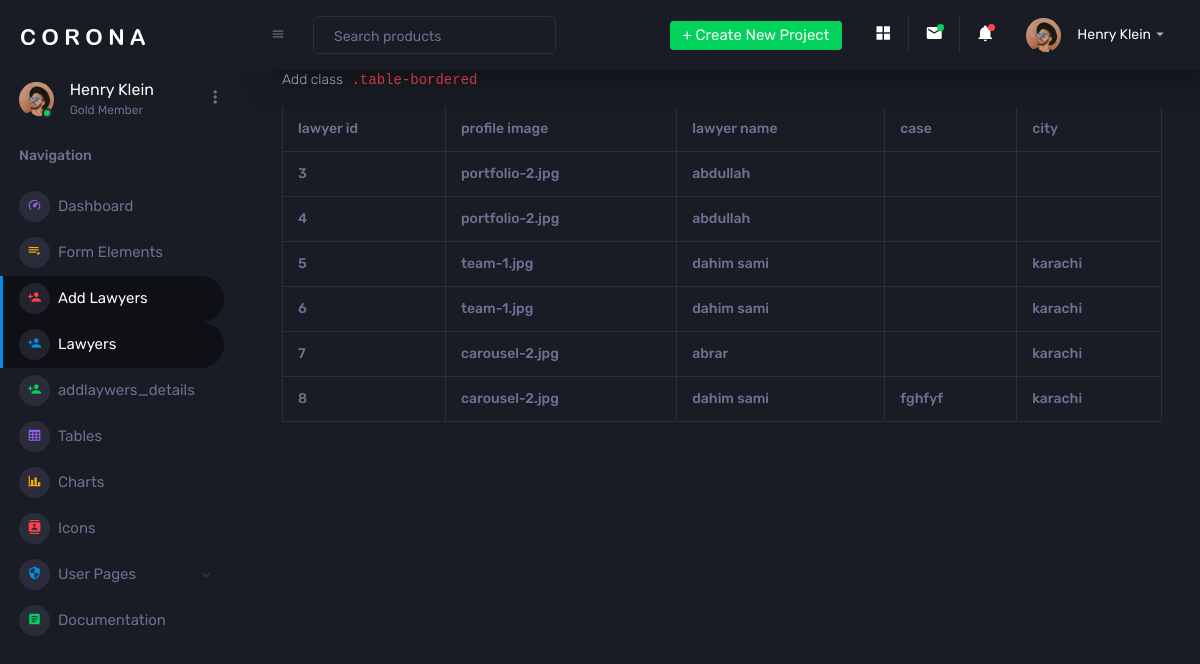
Page /dashboard/template/pages/add/lawyer.php on the committed database.
### tables this page shows
CREATE TABLE `addlaywer` (
  `lawyer_id` int(11) NOT NULL,
  `laywer_name` varchar(100) NOT NULL,
  `l_image` varchar(100) NOT NULL,
  `cases` varchar(100) NOT NULL,
  `city` varchar(100) NOT NULL
);

### dashboard/template/pages/add/lawyer.php (the view, shortened to what this page needs)
<?php
include "../header1.php";
$fetch = "SELECT * FROM `addlaywer`";
$res = mysqli_query($conn , $fetch);
?>
        <div class="col-lg-12 grid-margin stretch-card">
                <div class="card">
                  <div class="card-body">
                    <h4 class="card-title">Bordered table</h4>
                    <p class="card-description"> Add class <code>.table-bordered</code>
                    </p>
                    <div class="table-responsive">
                      <table class="table table-bordered">
                        <thead>
                            <tr>
                                <th>lawyer id</th>
                                <th>profile image</th>
                                <th>lawyer name</th>
                                <th>case</th>
                                <th>city</th>
                            </tr>
                            <?php
                            while ($f = mysqli_fetch_assoc($res)){
                            ?>
                          <tr>
                            <th><?php echo $f['lawyer_id'] ?> </th>
                            <th><?php echo $f['l_image'] ?></th>
                            <th><?php echo $f['laywer_name'] ?></th>
                            <th><?php echo $f['cases'] ?></th>
                            <th><?php echo $f['city'] ?></th>
                          </tr>
                          <?php
                            }
                          ?>
                        </thead>
                      </table>
                    </div>
                  </div>
                </div>
              </div>

### dashboard/template/pages/header1.php (shortened to what this page needs)
<!DOCTYPE html>
<html lang="en">
  <head>
    <link rel="stylesheet" href="../../assets/vendors/mdi/css/materialdesignicons.min.css">
    <link rel="stylesheet" href="../../assets/vendors/css/vendor.bundle.base.css">
    <link rel="stylesheet" href="../../assets/css/style.css">
  </head>
  <body>
    <div class="container-scroller">
      <nav class="sidebar sidebar-offcanvas" id="sidebar">
        <div class="sidebar-brand-wrapper d-none d-lg-flex align-items-center justify-content-center fixed-top">
          <a class="sidebar-brand brand-logo" href="../../index.html"><img src="../../assets/images/logo.svg" alt="logo" /></a>
        </div>
        <ul class="nav">
          <li class="nav-item profile">
            <div class="profile-desc">
              <div class="profile-pic">
                <div class="count-indicator">
                  <img class="img-xs rounded-circle " src="../../assets/images/faces/face15.jpg" alt="">
                  <span class="count bg-success"></span>
                </div>
                <div class="profile-name">
                  <h5 class="mb-0 font-weight-normal">Henry Klein</h5>
                  <span>Gold Member</span>
                </div>
              </div>
              <a href="#" id="profile-dropdown" data-toggle="dropdown"><i class="mdi mdi-dots-vertical"></i></a>
            </div>
          </li>
          <li class="nav-item nav-category">
            <span class="nav-link">Navigation</span>
          </li>
          <li class="nav-item menu-items">
            <a class="nav-link" href="../../index.php">
              <span class="menu-icon">
                <i class="mdi mdi-speedometer"></i>
              </span>
              <span class="menu-title">Dashboard</span>
            </a>
          </li>
          <li class="nav-item menu-items">
            <a class="nav-link" href="../../pages/forms/basic_elements.php">
              <span class="menu-icon">
                <i class="mdi mdi-playlist-play"></i>
              </span>
              <span class="menu-title">Form Elements</span>
            </a>
          </li>
          <li class="nav-item menu-items">
            <a class="nav-link" href="../../pages/add/addlawyer.php">
              <span class="menu-icon">
                <i class="mdi mdi-account-plus"></i>
              </span>
              <span class="menu-title">Add Lawyers</span>
            </a>
          </li>
          <li class="nav-item menu-items">
            <a class="nav-link" href="../../pages/add/lawyer.php">
              <span class="menu-icon">
                <i class="mdi mdi-account-plus"></i>
              </span>
              <span class="menu-title">Lawyers</span>
            </a>
          </li>
          <li class="nav-item menu-items">
            <a class="nav-link" href="../../pages/add/addlaywers_details.php">
              <span class="menu-icon">
                <i class="mdi mdi-account-plus"></i>
              </span>
              <span class="menu-title">addlaywers_details</span>
            </a>
          </li>
          <li class="nav-item menu-items">
            <a class="nav-link" href="../../pages/tables/basic-table.php">
              <span class="menu-icon">
                <i class="mdi mdi-table-large"></i>
              </span>
              <span class="menu-title">Tables</span>
            </a>
          </li>
          <li class="nav-item menu-items">
            <a class="nav-link" href="../../pages/charts/chartjs.php">
              <span class="menu-icon">
                <i class="mdi mdi-chart-bar"></i>
              </span>
              <span class="menu-title">Charts</span>
            </a>
          </li>
          <li class="nav-item menu-items">
            <a class="nav-link" href="../../pages/icons/mdi.php">
              <span class="menu-icon">
                <i class="mdi mdi-contacts"></i>
              </span>
              <span class="menu-title">Icons</span>
            </a>
          </li>
          <li class="nav-item menu-items">
            <a class="nav-link" data-toggle="collapse" href="#auth" aria-expanded="false" aria-controls="auth">
              <span class="menu-icon">
                <i class="mdi mdi-security"></i>
              </span>
              <span class="menu-title">User Pages</span>
              <i class="menu-arrow"></i>
            </a>
          </li>
          <li class="nav-item menu-items">
            <a class="nav-link" href="http://www.bootstrapdash.com/demo/corona-free/jquery/documentation/documentation.html">
              <span class="menu-icon">
                <i class="mdi mdi-file-document-box"></i>
              </span>
              <span class="menu-title">Documentation</span>
            </a>
          </li>
        </ul>
      </nav>
      <div class="container-fluid page-body-wrapper">
        <nav class="navbar p-0 fixed-top d-flex flex-row">
          <div class="navbar-menu-wrapper flex-grow d-flex align-items-stretch">
            <button class="navbar-toggler navbar-toggler align-self-center" type="button" data-toggle="minimize">
              <span class="mdi mdi-menu"></span>
            </button>
            <ul class="navbar-nav w-100">
              <li class="nav-item w-100">
                <form class="nav-link mt-2 mt-md-0 d-none d-lg-flex search">
                  <input type="text" class="form-control" placeholder="Search products">
                </form>
              </li>
            </ul>
            <ul class="navbar-nav navbar-nav-right">
              <li class="nav-item dropdown d-none d-lg-block">
                <a class="nav-link btn btn-success create-new-button" id="createbuttonDropdown" data-toggle="dropdown" aria-expanded="false" href="#">+ Create New Project</a>
              </li>
              <li class="nav-item nav-settings d-none d-lg-block">
                <a class="nav-link" href="#">
                  <i class="mdi mdi-view-grid"></i>
                </a>
              </li>
              <li class="nav-item dropdown border-left">
                <a class="nav-link count-indicator dropdown-toggle" id="messageDropdown" href="#" data-toggle="dropdown" aria-expanded="false">
                  <i class="mdi mdi-email"></i>
                  <span class="count bg-success"></span>
                </a>
              </li>
              <li class="nav-item dropdown border-left">
                <a class="nav-link count-indicator dropdown-toggle" id="notificationDropdown" href="#" data-toggle="dropdown">
                  <i class="mdi mdi-bell"></i>
                  <span class="count bg-danger"></span>
                </a>
              </li>
              <li class="nav-item dropdown">
                <a class="nav-link" id="profileDropdown" href="#" data-toggle="dropdown">
                  <div class="navbar-profile">
                    <img class="img-xs rounded-circle" src="../../assets/images/faces/face15.jpg" alt="">
                    <p class="mb-0 d-none d-sm-block navbar-profile-name">Henry Klein</p>
                    <i class="mdi mdi-menu-down d-none d-sm-block"></i>
                  </div>
                </a>
              </li>
            </ul>
          </div>
        </nav>

### rows in the picture
addlaywer: lawyer_id "3", l_image "portfolio-2.jpg", laywer_name "abdullah"
addlaywer: lawyer_id "4", l_image "portfolio-2.jpg", laywer_name "abdullah"
addlaywer: lawyer_id "5", l_image "team-1.jpg", laywer_name "dahim sami", city "karachi"
addlaywer: lawyer_id "6", l_image "team-1.jpg", laywer_name "dahim sami", city "karachi"
addlaywer: lawyer_id "7", l_image "carousel-2.jpg", laywer_name "abrar", city "karachi"
addlaywer: lawyer_id "8", l_image "carousel-2.jpg", laywer_name "dahim sami", cases "fghfyf", city "karachi"
